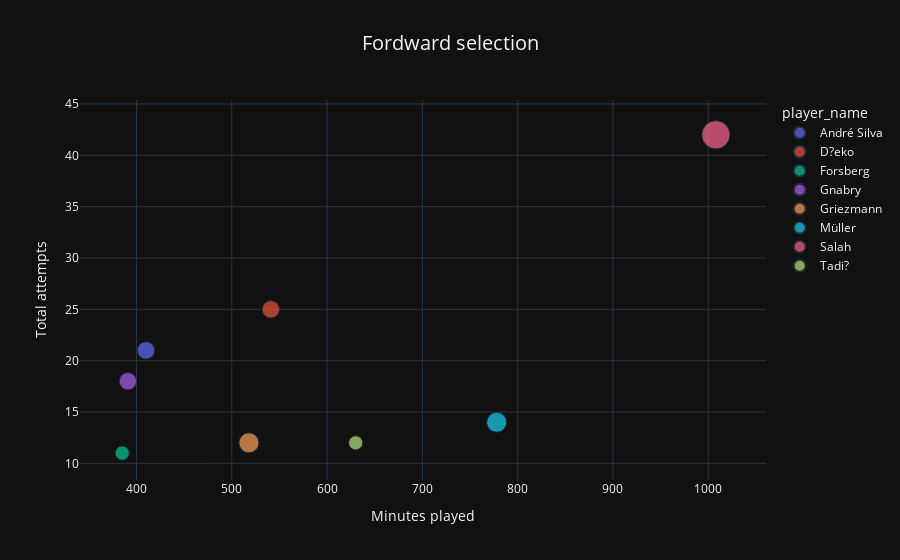

Here is the notebook cell this chart was saved with:
### Code cell
f2.bubble_chart(df[0],"minutes_played","total_attempts","goals","Fordward selection")

### Figure 1 — Plotly figure (JSON) as saved in the notebook; plotly's stock layout.template omitted (floating-point values rounded to 4 significant figures)
{"data": [{"hovertemplate": "<b>%{hovertext}</b><br><br>player_name=André Silva<br>Minutes played=%{x}<br>Total attempts=%{y}<br>Goals=%{marker.size}<extra></extra>", "hovertext": ["André Silva"], "legendgroup": "André Silva", "marker": {"color": "#636efa", "size": [3], "sizemode": "area", "sizeref": 0.02, "symbol": "circle"}, "mode": "markers", "name": "André Silva", "orientation": "v", "showlegend": true, "type": "scatter", "x": [410], "xaxis": "x", "y": [21], "yaxis": "y"}, {"hovertemplate": "<b>%{hovertext}</b><br><br>player_name=D?eko<br>Minutes played=%{x}<br>Total attempts=%{y}<br>Goals=%{marker.size}<extra></extra>", "hovertext": ["D?eko"], "legendgroup": "D?eko", "marker": {"color": "#EF553B", "size": [3], "sizemode": "area", "sizeref": 0.02, "symbol": "circle"}, "mode": "markers", "name": "D?eko", "orientation": "v", "showlegend": true, "type": "scatter", "x": [541], "xaxis": "x", "y": [25], "yaxis": "y"}, {"hovertemplate": "<b>%{hovertext}</b><br><br>player_name=Forsberg<br>Minutes played=%{x}<br>Total attempts=%{y}<br>Goals=%{marker.size}<extra></extra>", "hovertext": ["Forsberg"], "legendgroup": "Forsberg", "marker": {"color": "#00cc96", "size": [2], "sizemode": "area", "sizeref": 0.02, "symbol": "circle"}, "mode": "markers", "name": "Forsberg", "orientation": "v", "showlegend": true, "type": "scatter", "x": [385], "xaxis": "x", "y": [11], "yaxis": "y"}, {"hovertemplate": "<b>%{hovertext}</b><br><br>player_name=Gnabry<br>Minutes played=%{x}<br>Total attempts=%{y}<br>Goals=%{marker.size}<extra></extra>", "hovertext": ["Gnabry"], "legendgroup": "Gnabry", "marker": {"color": "#ab63fa", "size": [3], "sizemode": "area", "sizeref": 0.02, "symbol": "circle"}, "mode": "markers", "name": "Gnabry", "orientation": "v", "showlegend": true, "type": "scatter", "x": [391], "xaxis": "x", "y": [18], "yaxis": "y"}, {"hovertemplate": "<b>%{hovertext}</b><br><br>player_name=Griezmann<br>Minutes played=%{x}<br>Total attempts=%{y}<br>Goals=%{marker.size}<extra></extra>", "hovertext": ["Griezmann"], "legendgroup": "Griezmann", "marker": {"color": "#FFA15A", "size": [4], "sizemode": "area", "sizeref": 0.02, "symbol": "circle"}, "mode": "markers", "name": "Griezmann", "orientation": "v", "showlegend": true, "type": "scatter", "x": [518], "xaxis": "x", "y": [12], "yaxis": "y"}, {"hovertemplate": "<b>%{hovertext}</b><br><br>player_name=Müller<br>Minutes played=%{x}<br>Total attempts=%{y}<br>Goals=%{marker.size}<extra></extra>", "hovertext": ["Müller"], "legendgroup": "Müller", "marker": {"color": "#19d3f3", "size": [4], "sizemode": "area", "sizeref": 0.02, "symbol": "circle"}, "mode": "markers", "name": "Müller", "orientation": "v", "showlegend": true, "type": "scatter", "x": [778], "xaxis": "x", "y": [14], "yaxis": "y"}, {"hovertemplate": "<b>%{hovertext}</b><br><br>player_name=Salah<br>Minutes played=%{x}<br>Total attempts=%{y}<br>Goals=%{marker.size}<extra></extra>", "hovertext": ["Salah"], "legendgroup": "Salah", "marker": {"color": "#FF6692", "size": [8], "sizemode": "area", "sizeref": 0.02, "symbol": "circle"}, "mode": "markers", "name": "Salah", "orientation": "v", "showlegend": true, "type": "scatter", "x": [1008], "xaxis": "x", "y": [42], "yaxis": "y"}, {"hovertemplate": "<b>%{hovertext}</b><br><br>player_name=Tadi?<br>Minutes played=%{x}<br>Total attempts=%{y}<br>Goals=%{marker.size}<extra></extra>", "hovertext": ["Tadi?"], "legendgroup": "Tadi?", "marker": {"color": "#B6E880", "size": [2], "sizemode": "area", "sizeref": 0.02, "symbol": "circle"}, "mode": "markers", "name": "Tadi?", "orientation": "v", "showlegend": true, "type": "scatter", "x": [630], "xaxis": "x", "y": [12], "yaxis": "y"}], "layout": {"legend": {"itemsizing": "constant", "title": {"text": "player_name"}, "tracegroupgap": 0}, "title": {"font": {"size": 20}, "text": "Fordward selection", "x": 0.5}, "xaxis": {"anchor": "y", "domain": [0, 1], "title": {"text": "Minutes played"}}, "yaxis": {"anchor": "x", "domain": [0, 1], "title": {"text": "Total attempts"}}}}
